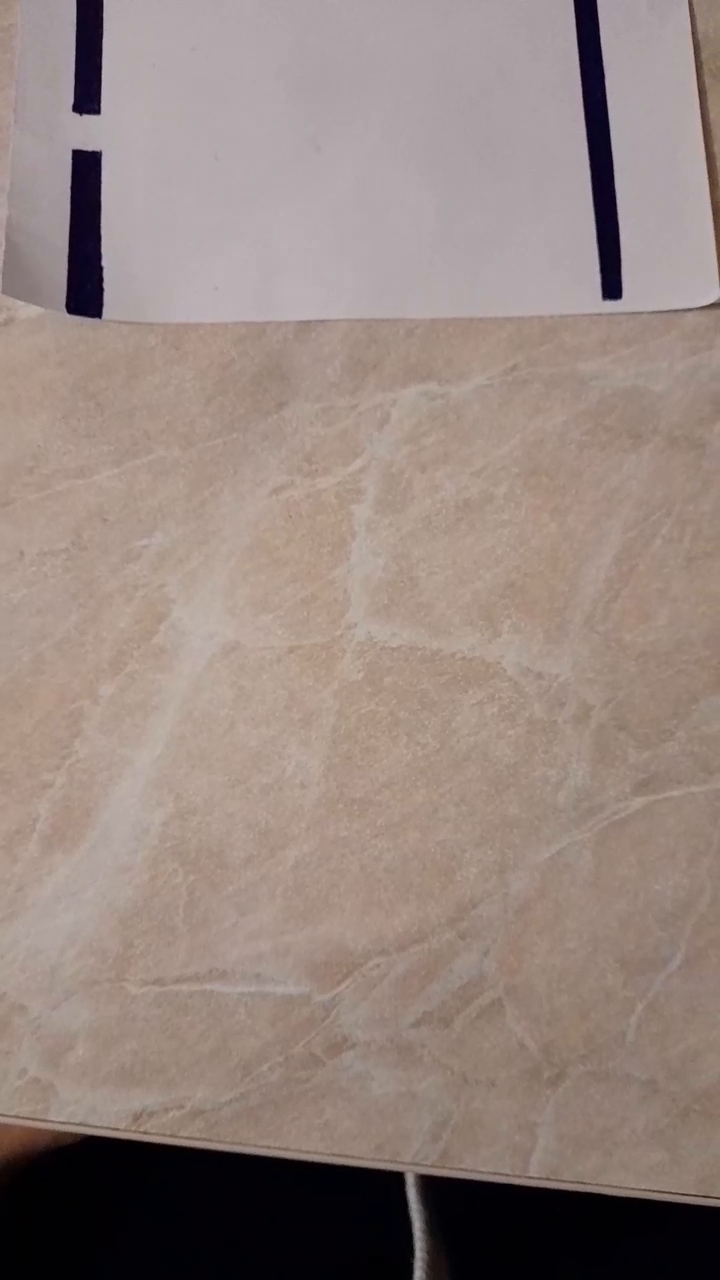
#> input picture frame 24 of Laba_5/video_1.mp4, 720 x 1280 px
$ python task_3.py
#> lines starting #> are read from the running program, lines starting #| are printed output that depends on the picture; after the words box and inside, x2 and y2 are one past the last pixel; in counts of white or black regions, pixels touching at a corner belong together
import cv2, sys, math
import numpy as np

cap = cv2.VideoCapture('Laba_5\\video_1.mp4')

while 1:
    _, frame = cap.read()
#> frame is the input picture: shape (1280, 720, 3); mean B, G, R 127.3, 133.3, 149.6
    frame_filt= cv2.cvtColor(frame,cv2.COLOR_BGR2GRAY)
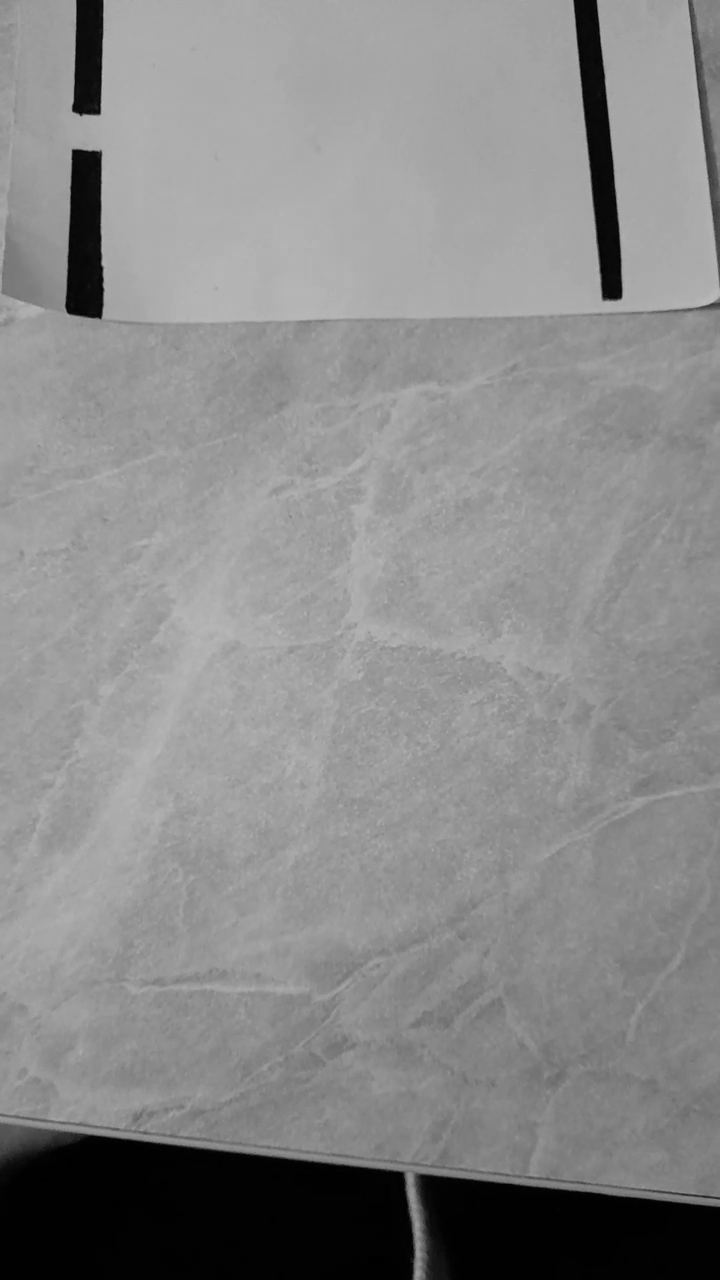
#> frame_filt: shape (1280, 720); min 0, max 190, mean 137.4

    _, frame_filt= cv2.threshold(frame_filt, 30, 255, type = cv2.THRESH_BINARY_INV)
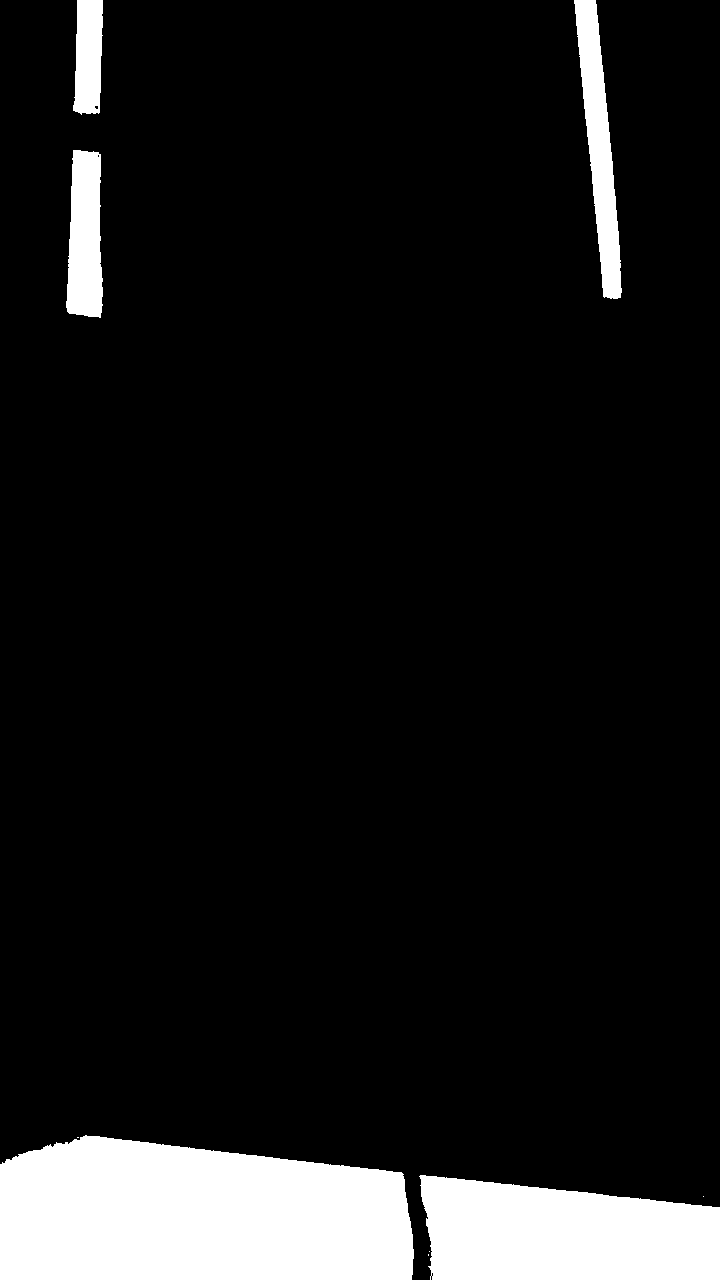
#> frame_filt: shape (1280, 720); 10% white; 9 white regions (4 under 20 px), largest, box (x1, y1, x2, y2) and area: (0, 1135, 414, 1280) 51972, (419, 1175, 720, 1280) 25999, (574, 0, 622, 299) 6441, (66, 150, 103, 318) 5142, (73, 0, 103, 115) 2914
    lines = cv2.HoughLinesP(frame_filt, rho = 1, theta = math.pi/180, threshold = 200, maxLineGap = 5, minLineLength = 50)
#> lines = 286 rows, first 6: [427, 1216, 719, 1226], [0, 1228, 412, 1242], [0, 1197, 407, 1204], [7, 1279, 413, 1251], [0, 1219, 407, 1212], [0, 1239, 385, 1252]

    if not(lines is None):
        for i in range(0,len(lines)):
            cv2.line(frame, (lines[i,0,0], lines[i,0,1]), (lines[i,0,2], lines[i,0,3]),(0,0,255), thickness=5, lineType=cv2.LINE_AA)
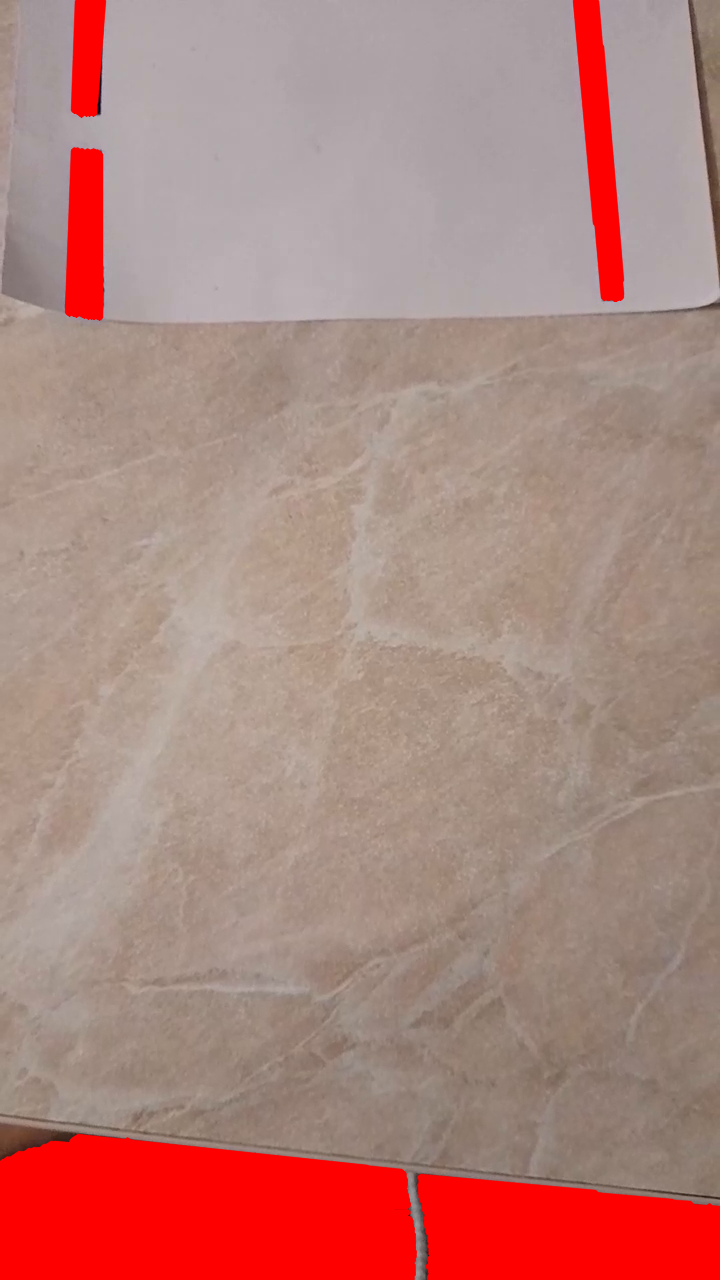
#> frame: shape (1280, 720, 3); 10.78% of pixels changed, all inside (x1, y1, x2, y2) = (0, 0, 720, 1280)
    cv2.imshow('video', frame)
    if cv2.waitKey(1) == 27:
#> (key Esc is pressed here)
        break
cap.release()
cv2.destroyAllWindows()

$ run again, starting later in the video
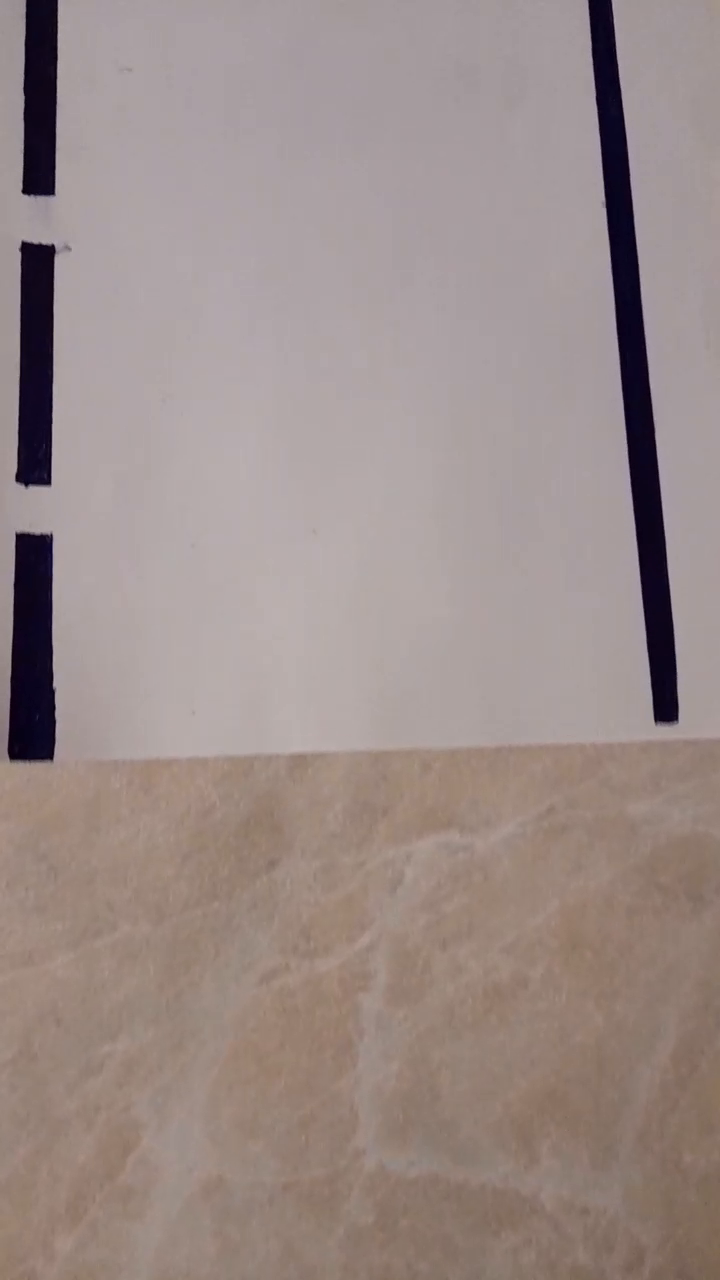
#> input picture frame 110 of Laba_5/video_1.mp4, 720 x 1280 px
#> frame is the input picture: shape (1280, 720, 3); mean B, G, R 137, 140, 154.8
#> `_, frame_filt= cv2.threshold(frame_filt, 30, 255, type = cv2.THRESH_BI..`:
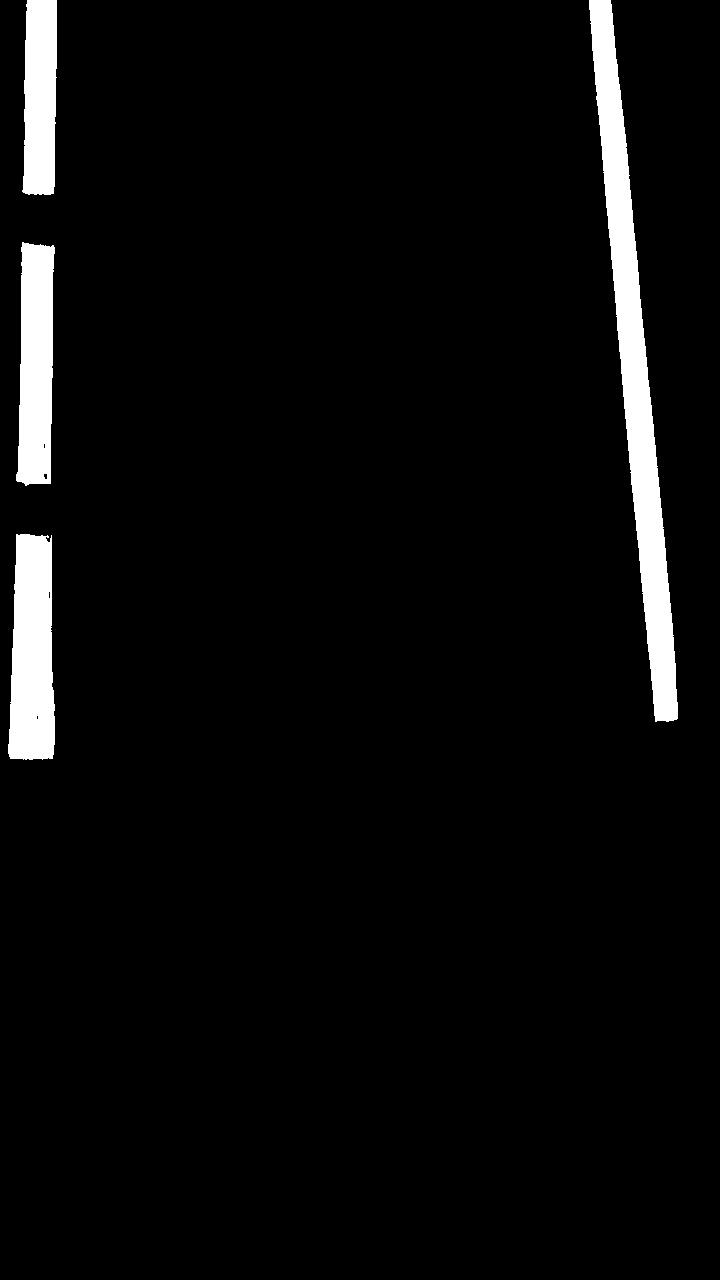
#> frame_filt: shape (1280, 720); 4.5% white; 4 white regions, box (x1, y1, x2, y2) and area: (589, 0, 678, 722) 18596, (8, 534, 55, 760) 9008, (16, 242, 55, 486) 7740, (22, 0, 57, 195) 6067
#> lines = 105 rows, first 6: [607, 0, 657, 720], [20, 758, 24, 534], [31, 483, 31, 244], [593, 0, 656, 720], [13, 758, 17, 534], [610, 0, 660, 720]
#> the loop `for i in range(0,len(lines)):` made 105 passes
#> after the loop `for i in range(0,len(lines)):`:
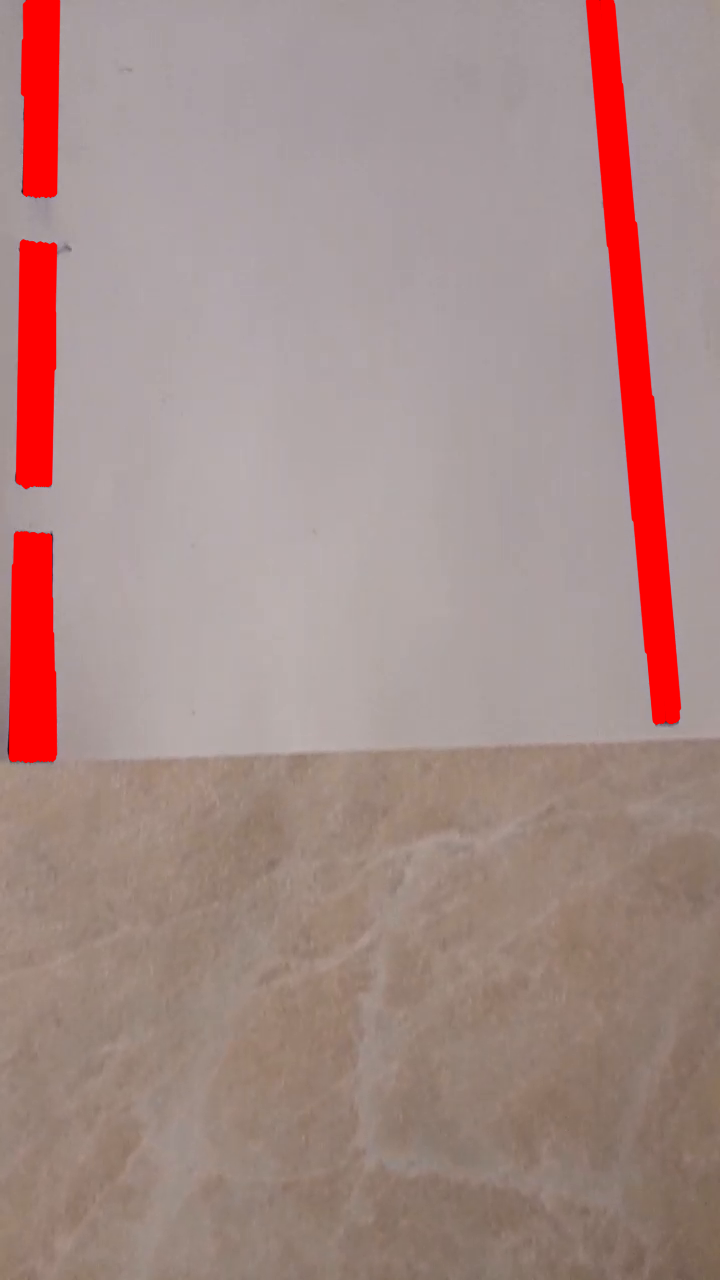
#> frame: shape (1280, 720, 3); 5.53% of pixels changed, all inside (x1, y1, x2, y2) = (8, 0, 682, 764)

$ run again, starting later in the video
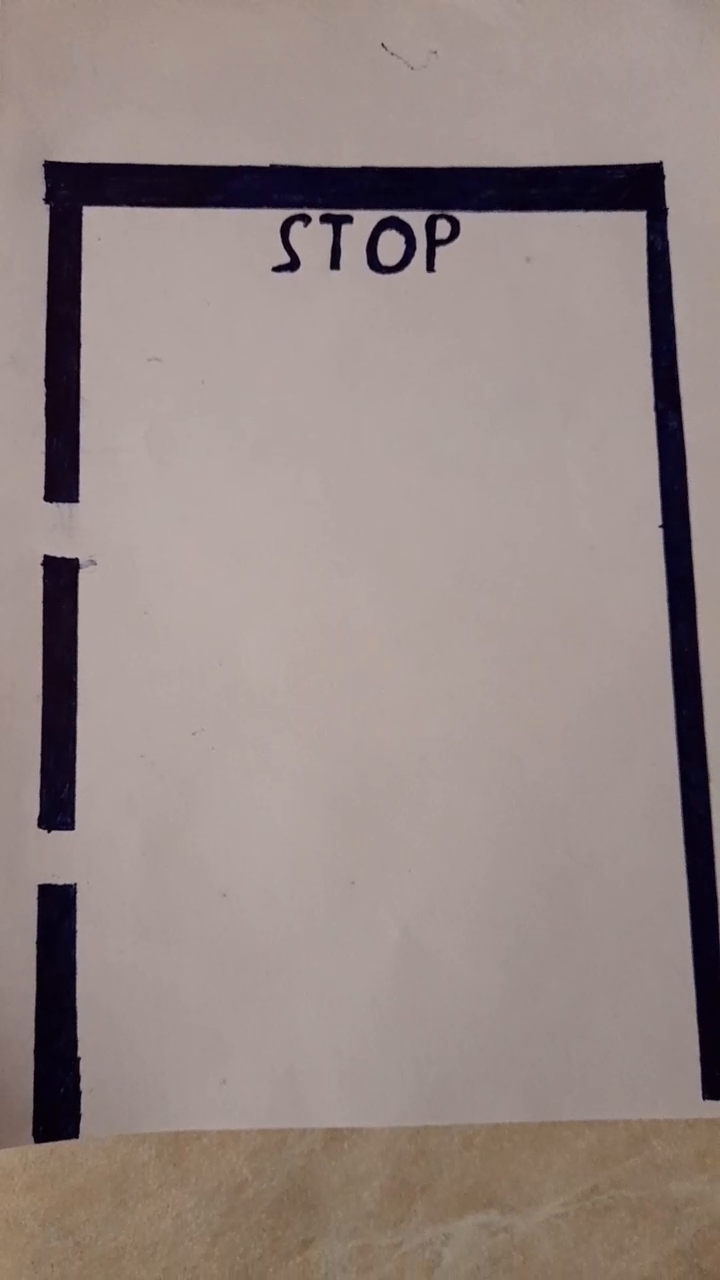
#> input picture frame 196 of Laba_5/video_1.mp4, 720 x 1280 px
#> frame is the input picture: shape (1280, 720, 3); mean B, G, R 132, 135.2, 149.7
#> `_, frame_filt= cv2.threshold(frame_filt, 30, 255, type = cv2.THRESH_BI..`:
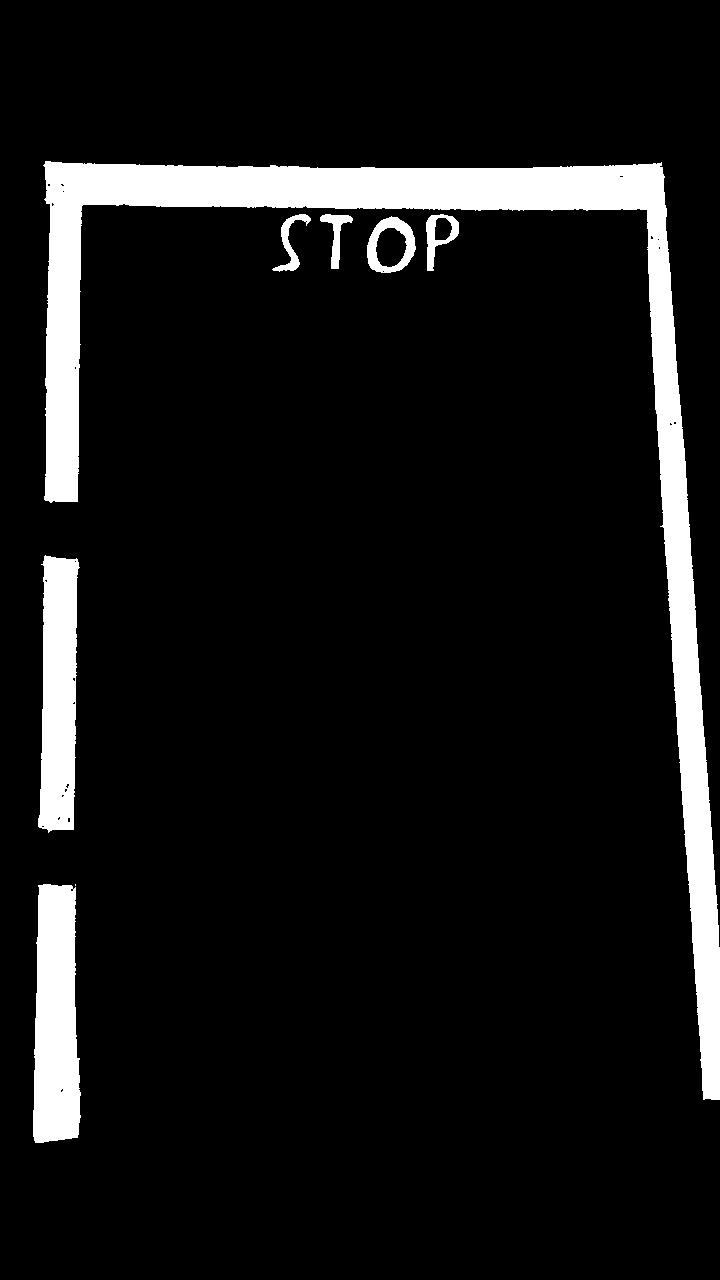
#> frame_filt: shape (1280, 720); 8.7% white; 8 white regions (1 under 20 px), largest, box (x1, y1, x2, y2) and area: (43, 161, 720, 1100) 57675, (33, 884, 81, 1143) 10504, (38, 555, 80, 833) 9155
#> lines = 168 rows, first 6: [654, 163, 719, 1096], [650, 164, 716, 1099], [644, 164, 709, 1098], [647, 164, 712, 1099], [649, 164, 715, 1099], [657, 163, 719, 1054]
#> after the loop `for i in range(0,len(lines)):`:
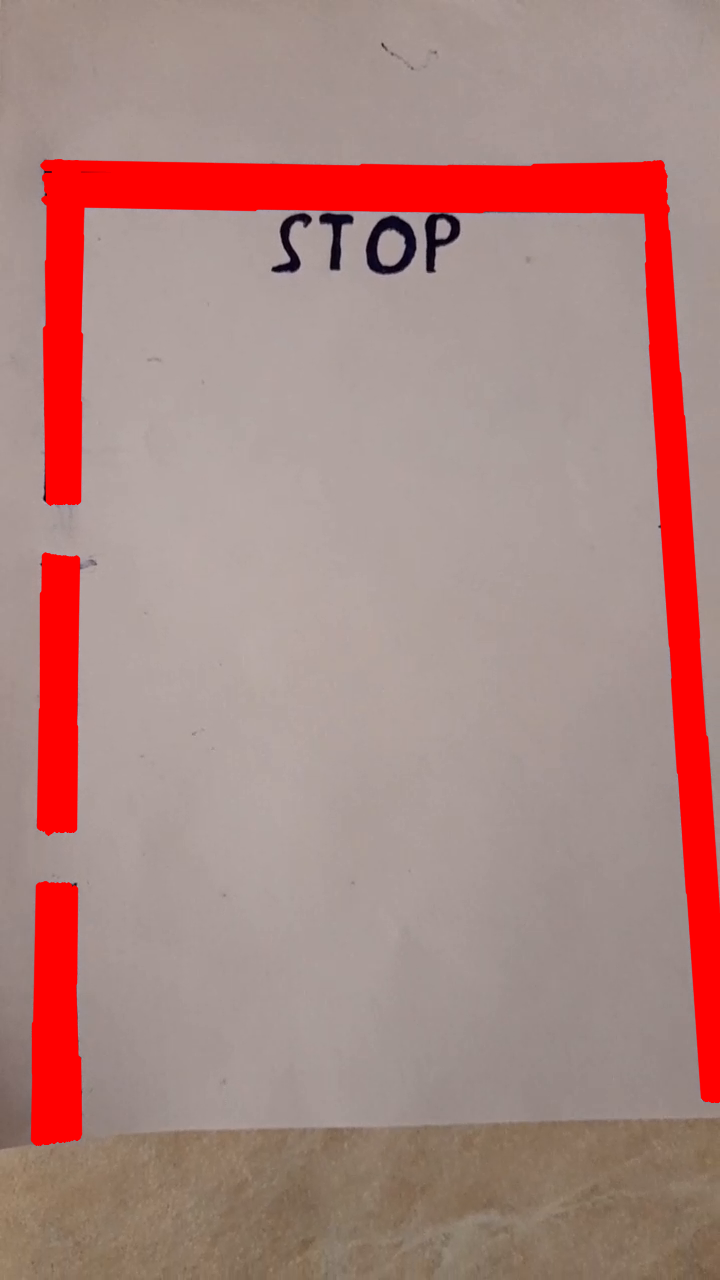
#> frame: shape (1280, 720, 3); 10.19% of pixels changed, all inside (x1, y1, x2, y2) = (30, 159, 720, 1147)
